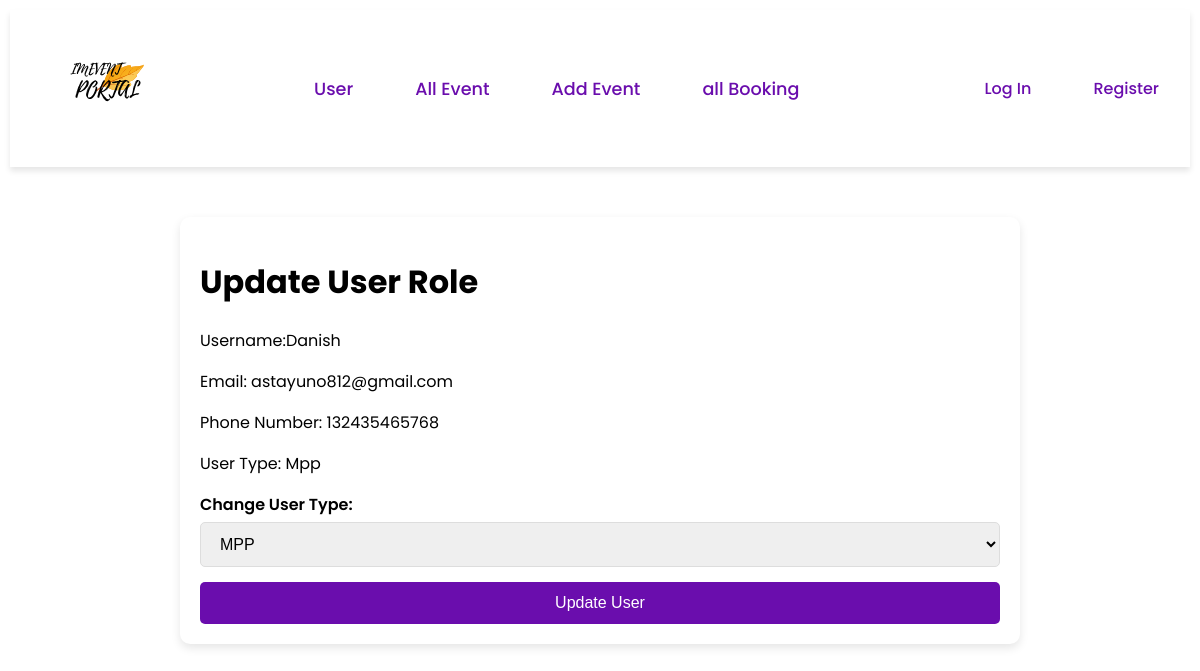
Page /update_user/2 on the earlier database version.
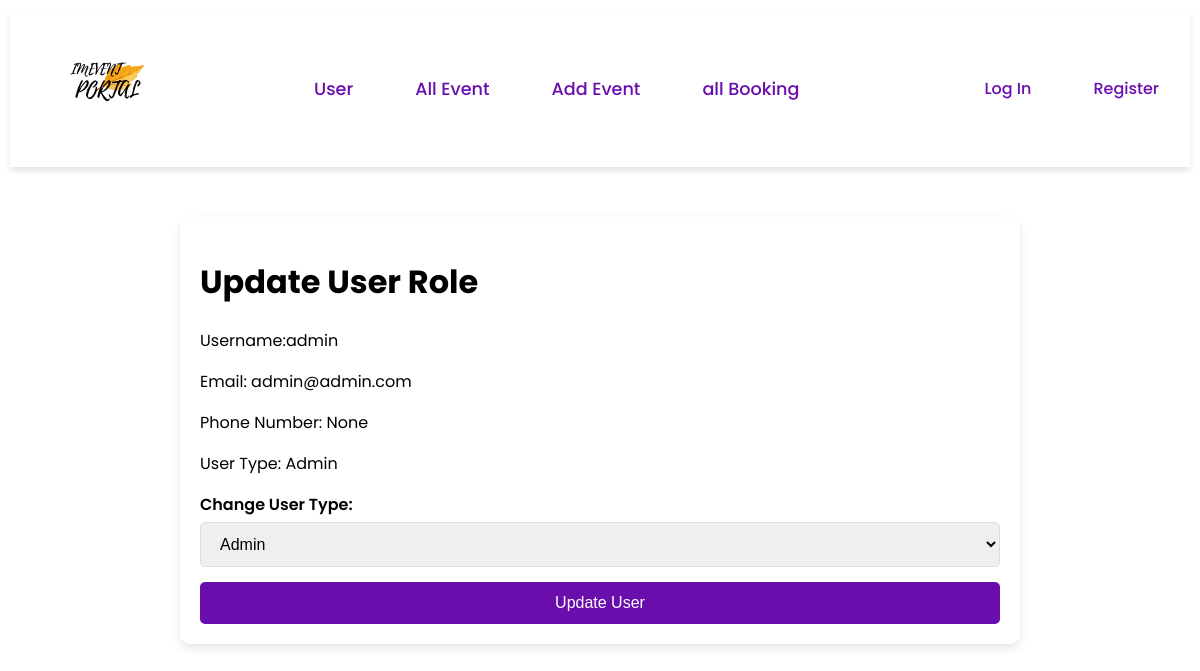
Same page on the later database version.
### Event/models.py (models this page shows, shortened)
class CustomUser(AbstractUser):
    email = models.EmailField(unique=True)
    user_type = models.CharField(max_length=10, choices=USER_TYPE_CHOICES, default='student')
    phone_number = models.CharField(max_length=15, null=True, blank=True)

### Event/views.py (the view)
# urls.py: path('update_user/<int:user_id>', views.update_user, name='update_user'),
def update_user(request, user_id):
    user = CustomUser.objects.get(pk=user_id)
    userform = CustomAdminUserChangeForm(instance=user)
    if request.method == 'POST':
        userform = CustomAdminUserChangeForm(request.POST, instance=user)
        if userform.is_valid():
            userform.save()
            return redirect('adminpage')
    return render(request, 'adminUpdateUser.html', {'form': userform, 'user': user})

### Event/forms.py
class CustomAdminUserChangeForm(UserChangeForm):
    class Meta:
        model = CustomUser
        fields = ['user_type', 'is_superuser',]

### Event/templates/adminUpdateUser.html (shortened to what this page needs)
{% extends 'adminbase.html' %}
{% load static %}
{% block extra_head %}
    <link rel="stylesheet" href="{% static 'css/updateuser.css' %}">
{% endblock %}
{% block content %}
    <div class="form-container">
    <h1> Update User Role</h1>
    <p>Username:{{ user.username }}</p>
    <p>Email: {{ user.email }}</p>
    <p>Phone Number: {{ user.phone_number }}</p>
    <p>User Type: {{ user.user_type }}</p>
    <form method="POST" enctype="multipart/form-data" class="addevent-form">
        <div class="form-group">
            <label for="User Type">Change User Type:</label>
            {{ form.user_type }}
        </div>
        <button type="submit">Update User</button>
    </form>
</div>
{% endblock %}

Differences in the rows shown:
changed CustomUser: username "Danish" → "admin"; email "astayuno812@gmail.com" → "admin@admin.com"; phone_number "132435465768" → "None"; user_type "Mpp" → "Admin"; user_type "MPP" → "Admin"
